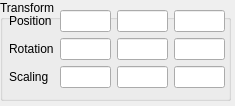
<?xml version="1.0" encoding="UTF-8"?>
<ui version="4.0">
 <class>TransformInspectForm</class>
 <widget class="QWidget" name="TransformInspectForm">
  <property name="geometry">
   <rect>
    <x>0</x>
    <y>0</y>
    <width>235</width>
    <height>106</height>
   </rect>
  </property>
  <property name="windowTitle">
   <string>TransformInspectForm</string>
  </property>
  <widget class="QGroupBox" name="groupBox">
   <property name="geometry">
    <rect>
     <x>0</x>
     <y>0</y>
     <width>231</width>
     <height>101</height>
    </rect>
   </property>
   <property name="title">
    <string>Transform</string>
   </property>
   <property name="alignment">
    <set>Qt::AlignLeading|Qt::AlignLeft|Qt::AlignTop</set>
   </property>
   <widget class="QWidget" name="gridLayoutWidget">
    <property name="geometry">
     <rect>
      <x>9</x>
      <y>10</y>
      <width>216</width>
      <height>80</height>
     </rect>
    </property>
    <layout class="QGridLayout" name="gridLayout">
     <item row="0" column="0">
      <widget class="QLabel" name="label">
       <property name="text">
        <string>Position</string>
       </property>
      </widget>
     </item>
     <item row="1" column="0">
      <widget class="QLabel" name="label_2">
       <property name="text">
        <string>Rotation</string>
       </property>
      </widget>
     </item>
     <item row="2" column="0">
      <widget class="QLabel" name="label_3">
       <property name="text">
        <string>Scaling</string>
       </property>
      </widget>
     </item>
     <item row="0" column="1">
      <widget class="QLineEdit" name="tx"/>
     </item>
     <item row="0" column="2">
      <widget class="QLineEdit" name="ty"/>
     </item>
     <item row="0" column="3">
      <widget class="QLineEdit" name="tz"/>
     </item>
     <item row="1" column="1">
      <widget class="QLineEdit" name="rx"/>
     </item>
     <item row="1" column="2">
      <widget class="QLineEdit" name="ry"/>
     </item>
     <item row="1" column="3">
      <widget class="QLineEdit" name="rz"/>
     </item>
     <item row="2" column="1">
      <widget class="QLineEdit" name="sx"/>
     </item>
     <item row="2" column="2">
      <widget class="QLineEdit" name="sy"/>
     </item>
     <item row="2" column="3">
      <widget class="QLineEdit" name="sz"/>
     </item>
    </layout>
   </widget>
  </widget>
 </widget>
 <resources/>
 <connections/>
</ui>
